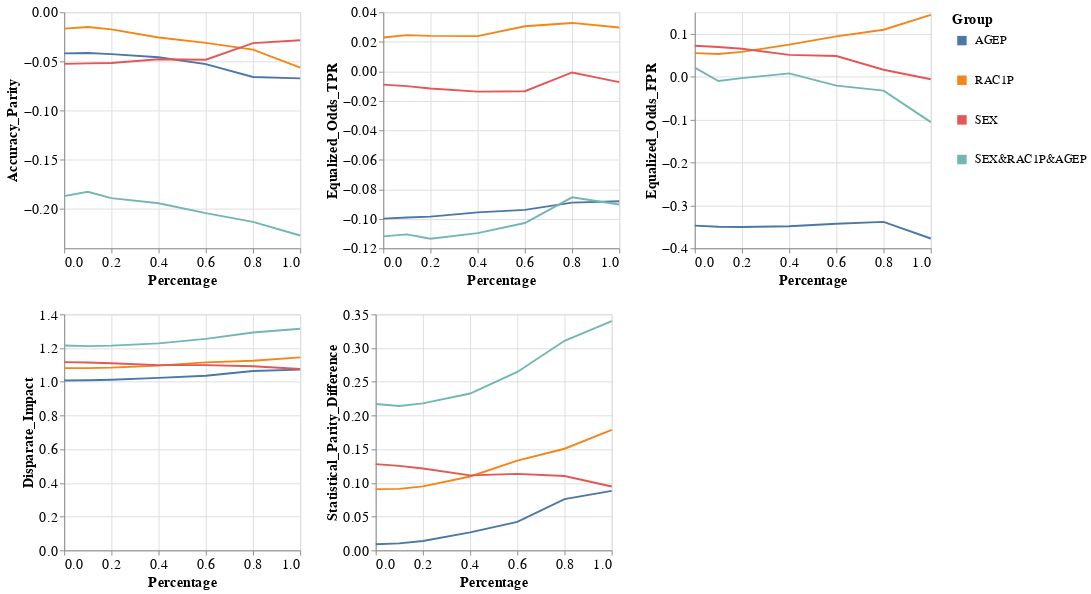

The cell this chart's notebook holds for it:
### Code cell
visualizer.create_groups_grid_pct_lines_plot(model_name=MODEL_NAMES[0],
                                             target_preprocessing_technique=PREPROCESSING_TECHNIQUES[0],
                                             group_metrics_type='fairness')

### Figure 1 — Vega-Lite specification as saved in the notebook (floating-point values rounded to 4 significant figures)
{"config": {"view": {"continuousWidth": 400, "continuousHeight": 300}, "axis": {"labelFontSize": 15, "titleFontSize": 15}, "legend": {"labelFontSize": 13, "symbolStrokeWidth": 10, "titleFontSize": 15}}, "vconcat": [{"hconcat": [{"mark": "line", "encoding": {"color": {"field": "Group", "type": "nominal"}, "x": {"field": "Percentage", "type": "quantitative"}, "y": {"field": "Metric_Value", "title": "Accuracy_Parity", "type": "quantitative"}}, "height": 250, "width": 250}, {"data": {"name": "data-abbb19f7cd8b4ac131699c203c7b8a3b"}, "mark": "line", "encoding": {"color": {"field": "Group", "type": "nominal"}, "x": {"field": "Percentage", "type": "quantitative"}, "y": {"field": "Metric_Value", "title": "Equalized_Odds_TPR", "type": "quantitative"}}, "height": 250, "width": 250}, {"data": {"name": "data-bd37c0c16eb616894363a6ff11b35b16"}, "mark": "line", "encoding": {"color": {"field": "Group", "type": "nominal"}, "x": {"field": "Percentage", "type": "quantitative"}, "y": {"field": "Metric_Value", "title": "Equalized_Odds_FPR", "type": "quantitative"}}, "height": 250, "width": 250}]}, {"hconcat": [{"mark": "line", "encoding": {"color": {"field": "Group", "type": "nominal"}, "x": {"field": "Percentage", "type": "quantitative"}, "y": {"field": "Metric_Value", "title": "Disparate_Impact", "type": "quantitative"}}, "height": 250, "width": 250}, {"data": {"name": "data-4f7efd3dd78144685825317063d654ca"}, "mark": "line", "encoding": {"color": {"field": "Group", "type": "nominal"}, "x": {"field": "Percentage", "type": "quantitative"}, "y": {"field": "Metric_Value", "title": "Statistical_Parity_Difference", "type": "quantitative"}}, "height": 250, "width": 250}], "data": {"name": "data-da896e51fd2f7c66858a72775d65387b"}}], "data": {"name": "data-1cc0f7daab5854af38b90cccf8be8e16"}, "$schema": "https://vega.github.io/schema/vega-lite/v4.17.0.json", "datasets": {"data-1cc0f7daab5854af38b90cccf8be8e16": [{"Model_Name": "DecisionTreeClassifier", "Metric": "Accuracy_Parity", "Group": "AGEP", "Metric_Value": -0.0418, "Percentage": 0.0}, {"Model_Name": "DecisionTreeClassifier", "Metric": "Accuracy_Parity", "Group": "RAC1P", "Metric_Value": -0.01658, "Percentage": 0.0}, {"Model_Name": "DecisionTreeClassifier", "Metric": "Accuracy_Parity", "Group": "SEX", "Metric_Value": -0.05246, "Percentage": 0.0}, {"Model_Name": "DecisionTreeClassifier", "Metric": "Accuracy_Parity", "Group": "SEX&RAC1P&AGEP", "Metric_Value": -0.187, "Percentage": 0.0}, {"Model_Name": "DecisionTreeClassifier", "Metric": "Accuracy_Parity", "Group": "AGEP", "Metric_Value": -0.04136, "Percentage": 0.1}, {"Model_Name": "DecisionTreeClassifier", "Metric": "Accuracy_Parity", "Group": "RAC1P", "Metric_Value": -0.01493, "Percentage": 0.1}, {"Model_Name": "DecisionTreeClassifier", "Metric": "Accuracy_Parity", "Group": "SEX", "Metric_Value": -0.05203, "Percentage": 0.1}, {"Model_Name": "DecisionTreeClassifier", "Metric": "Accuracy_Parity", "Group": "SEX&RAC1P&AGEP", "Metric_Value": -0.1826, "Percentage": 0.1}, {"Model_Name": "DecisionTreeClassifier", "Metric": "Accuracy_Parity", "Group": "AGEP", "Metric_Value": -0.04256, "Percentage": 0.2}, {"Model_Name": "DecisionTreeClassifier", "Metric": "Accuracy_Parity", "Group": "RAC1P", "Metric_Value": -0.01745, "Percentage": 0.2}, {"Model_Name": "DecisionTreeClassifier", "Metric": "Accuracy_Parity", "Group": "SEX", "Metric_Value": -0.05158, "Percentage": 0.2}, {"Model_Name": "DecisionTreeClassifier", "Metric": "Accuracy_Parity", "Group": "SEX&RAC1P&AGEP", "Metric_Value": -0.189, "Percentage": 0.2}, {"Model_Name": "DecisionTreeClassifier", "Metric": "Accuracy_Parity", "Group": "AGEP", "Metric_Value": -0.04574, "Percentage": 0.4}, {"Model_Name": "DecisionTreeClassifier", "Metric": "Accuracy_Parity", "Group": "RAC1P", "Metric_Value": -0.0256, "Percentage": 0.4}, {"Model_Name": "DecisionTreeClassifier", "Metric": "Accuracy_Parity", "Group": "SEX", "Metric_Value": -0.04783, "Percentage": 0.4}, {"Model_Name": "DecisionTreeClassifier", "Metric": "Accuracy_Parity", "Group": "SEX&RAC1P&AGEP", "Metric_Value": -0.1942, "Percentage": 0.4}, {"Model_Name": "DecisionTreeClassifier", "Metric": "Accuracy_Parity", "Group": "AGEP", "Metric_Value": -0.05278, "Percentage": 0.6}, {"Model_Name": "DecisionTreeClassifier", "Metric": "Accuracy_Parity", "Group": "RAC1P", "Metric_Value": -0.03107, "Percentage": 0.6}, {"Model_Name": "DecisionTreeClassifier", "Metric": "Accuracy_Parity", "Group": "SEX", "Metric_Value": -0.04829, "Percentage": 0.6}, {"Model_Name": "DecisionTreeClassifier", "Metric": "Accuracy_Parity", "Group": "SEX&RAC1P&AGEP", "Metric_Value": -0.2042, "Percentage": 0.6}, {"Model_Name": "DecisionTreeClassifier", "Metric": "Accuracy_Parity", "Group": "AGEP", "Metric_Value": -0.06586, "Percentage": 0.8}, {"Model_Name": "DecisionTreeClassifier", "Metric": "Accuracy_Parity", "Group": "RAC1P", "Metric_Value": -0.03795, "Percentage": 0.8}, {"Model_Name": "DecisionTreeClassifier", "Metric": "Accuracy_Parity", "Group": "SEX", "Metric_Value": -0.03133, "Percentage": 0.8}, {"Model_Name": "DecisionTreeClassifier", "Metric": "Accuracy_Parity", "Group": "SEX&RAC1P&AGEP", "Metric_Value": -0.2131, "Percentage": 0.8}, {"Model_Name": "DecisionTreeClassifier", "Metric": "Accuracy_Parity", "Group": "AGEP", "Metric_Value": -0.06722, "Percentage": 1.0}, {"Model_Name": "DecisionTreeClassifier", "Metric": "Accuracy_Parity", "Group": "RAC1P", "Metric_Value": -0.05626, "Percentage": 1.0}, {"Model_Name": "DecisionTreeClassifier", "Metric": "Accuracy_Parity", "Group": "SEX", "Metric_Value": -0.02841, "Percentage": 1.0}, {"Model_Name": "DecisionTreeClassifier", "Metric": "Accuracy_Parity", "Group": "SEX&RAC1P&AGEP", "Metric_Value": -0.227, "Percentage": 1.0}], "data-abbb19f7cd8b4ac131699c203c7b8a3b": [{"Model_Name": "DecisionTreeClassifier", "Metric": "Equalized_Odds_TPR", "Group": "AGEP", "Metric_Value": -0.09987, "Percentage": 0.0}, {"Model_Name": "DecisionTreeClassifier", "Metric": "Equalized_Odds_TPR", "Group": "RAC1P", "Metric_Value": 0.02286, "Percentage": 0.0}, {"Model_Name": "DecisionTreeClassifier", "Metric": "Equalized_Odds_TPR", "Group": "SEX", "Metric_Value": -0.00902, "Percentage": 0.0}, {"Model_Name": "DecisionTreeClassifier", "Metric": "Equalized_Odds_TPR", "Group": "SEX&RAC1P&AGEP", "Metric_Value": -0.1119, "Percentage": 0.0}, {"Model_Name": "DecisionTreeClassifier", "Metric": "Equalized_Odds_TPR", "Group": "AGEP", "Metric_Value": -0.09916, "Percentage": 0.1}, {"Model_Name": "DecisionTreeClassifier", "Metric": "Equalized_Odds_TPR", "Group": "RAC1P", "Metric_Value": 0.0245, "Percentage": 0.1}, {"Model_Name": "DecisionTreeClassifier", "Metric": "Equalized_Odds_TPR", "Group": "SEX", "Metric_Value": -0.01005, "Percentage": 0.1}, {"Model_Name": "DecisionTreeClassifier", "Metric": "Equalized_Odds_TPR", "Group": "SEX&RAC1P&AGEP", "Metric_Value": -0.1106, "Percentage": 0.1}, {"Model_Name": "DecisionTreeClassifier", "Metric": "Equalized_Odds_TPR", "Group": "AGEP", "Metric_Value": -0.09856, "Percentage": 0.2}, {"Model_Name": "DecisionTreeClassifier", "Metric": "Equalized_Odds_TPR", "Group": "RAC1P", "Metric_Value": 0.024, "Percentage": 0.2}, {"Model_Name": "DecisionTreeClassifier", "Metric": "Equalized_Odds_TPR", "Group": "SEX", "Metric_Value": -0.01169, "Percentage": 0.2}, {"Model_Name": "DecisionTreeClassifier", "Metric": "Equalized_Odds_TPR", "Group": "SEX&RAC1P&AGEP", "Metric_Value": -0.1135, "Percentage": 0.2}, {"Model_Name": "DecisionTreeClassifier", "Metric": "Equalized_Odds_TPR", "Group": "AGEP", "Metric_Value": -0.09565, "Percentage": 0.4}, {"Model_Name": "DecisionTreeClassifier", "Metric": "Equalized_Odds_TPR", "Group": "RAC1P", "Metric_Value": 0.02382, "Percentage": 0.4}, {"Model_Name": "DecisionTreeClassifier", "Metric": "Equalized_Odds_TPR", "Group": "SEX", "Metric_Value": -0.01383, "Percentage": 0.4}, {"Model_Name": "DecisionTreeClassifier", "Metric": "Equalized_Odds_TPR", "Group": "SEX&RAC1P&AGEP", "Metric_Value": -0.1097, "Percentage": 0.4}, {"Model_Name": "DecisionTreeClassifier", "Metric": "Equalized_Odds_TPR", "Group": "AGEP", "Metric_Value": -0.09399, "Percentage": 0.6}, {"Model_Name": "DecisionTreeClassifier", "Metric": "Equalized_Odds_TPR", "Group": "RAC1P", "Metric_Value": 0.0305, "Percentage": 0.6}, {"Model_Name": "DecisionTreeClassifier", "Metric": "Equalized_Odds_TPR", "Group": "SEX", "Metric_Value": -0.01351, "Percentage": 0.6}, {"Model_Name": "DecisionTreeClassifier", "Metric": "Equalized_Odds_TPR", "Group": "SEX&RAC1P&AGEP", "Metric_Value": -0.1029, "Percentage": 0.6}, {"Model_Name": "DecisionTreeClassifier", "Metric": "Equalized_Odds_TPR", "Group": "AGEP", "Metric_Value": -0.08907, "Percentage": 0.8}, {"Model_Name": "DecisionTreeClassifier", "Metric": "Equalized_Odds_TPR", "Group": "RAC1P", "Metric_Value": 0.03277, "Percentage": 0.8}, {"Model_Name": "DecisionTreeClassifier", "Metric": "Equalized_Odds_TPR", "Group": "SEX", "Metric_Value": -0.0008213, "Percentage": 0.8}, {"Model_Name": "DecisionTreeClassifier", "Metric": "Equalized_Odds_TPR", "Group": "SEX&RAC1P&AGEP", "Metric_Value": -0.08545, "Percentage": 0.8}, {"Model_Name": "DecisionTreeClassifier", "Metric": "Equalized_Odds_TPR", "Group": "AGEP", "Metric_Value": -0.08812, "Percentage": 1.0}, {"Model_Name": "DecisionTreeClassifier", "Metric": "Equalized_Odds_TPR", "Group": "RAC1P", "Metric_Value": 0.02967, "Percentage": 1.0}, {"Model_Name": "DecisionTreeClassifier", "Metric": "Equalized_Odds_TPR", "Group": "SEX", "Metric_Value": -0.007385, "Percentage": 1.0}, {"Model_Name": "DecisionTreeClassifier", "Metric": "Equalized_Odds_TPR", "Group": "SEX&RAC1P&AGEP", "Metric_Value": -0.0903, "Percentage": 1.0}], "data-bd37c0c16eb616894363a6ff11b35b16": [{"Model_Name": "DecisionTreeClassifier", "Metric": "Equalized_Odds_FPR", "Group": "AGEP", "Metric_Value": -0.3471, "Percentage": 0.0}, {"Model_Name": "DecisionTreeClassifier", "Metric": "Equalized_Odds_FPR", "Group": "RAC1P", "Metric_Value": 0.05471, "Percentage": 0.0}, {"Model_Name": "DecisionTreeClassifier", "Metric": "Equalized_Odds_FPR", "Group": "SEX", "Metric_Value": 0.07194, "Percentage": 0.0}, {"Model_Name": "DecisionTreeClassifier", "Metric": "Equalized_Odds_FPR", "Group": "SEX&RAC1P&AGEP", "Metric_Value": 0.02106, "Percentage": 0.0}, {"Model_Name": "DecisionTreeClassifier", "Metric": "Equalized_Odds_FPR", "Group": "AGEP", "Metric_Value": -0.3499, "Percentage": 0.1}, {"Model_Name": "DecisionTreeClassifier", "Metric": "Equalized_Odds_FPR", "Group": "RAC1P", "Metric_Value": 0.0529, "Percentage": 0.1}, {"Model_Name": "DecisionTreeClassifier", "Metric": "Equalized_Odds_FPR", "Group": "SEX", "Metric_Value": 0.06916, "Percentage": 0.1}, {"Model_Name": "DecisionTreeClassifier", "Metric": "Equalized_Odds_FPR", "Group": "SEX&RAC1P&AGEP", "Metric_Value": -0.01019, "Percentage": 0.1}, {"Model_Name": "DecisionTreeClassifier", "Metric": "Equalized_Odds_FPR", "Group": "AGEP", "Metric_Value": -0.3503, "Percentage": 0.2}, {"Model_Name": "DecisionTreeClassifier", "Metric": "Equalized_Odds_FPR", "Group": "RAC1P", "Metric_Value": 0.05759, "Percentage": 0.2}, {"Model_Name": "DecisionTreeClassifier", "Metric": "Equalized_Odds_FPR", "Group": "SEX", "Metric_Value": 0.06503, "Percentage": 0.2}, {"Model_Name": "DecisionTreeClassifier", "Metric": "Equalized_Odds_FPR", "Group": "SEX&RAC1P&AGEP", "Metric_Value": -0.003397, "Percentage": 0.2}, {"Model_Name": "DecisionTreeClassifier", "Metric": "Equalized_Odds_FPR", "Group": "AGEP", "Metric_Value": -0.3486, "Percentage": 0.4}, {"Model_Name": "DecisionTreeClassifier", "Metric": "Equalized_Odds_FPR", "Group": "RAC1P", "Metric_Value": 0.07466, "Percentage": 0.4}, {"Model_Name": "DecisionTreeClassifier", "Metric": "Equalized_Odds_FPR", "Group": "SEX", "Metric_Value": 0.05081, "Percentage": 0.4}, {"Model_Name": "DecisionTreeClassifier", "Metric": "Equalized_Odds_FPR", "Group": "SEX&RAC1P&AGEP", "Metric_Value": 0.007473, "Percentage": 0.4}, {"Model_Name": "DecisionTreeClassifier", "Metric": "Equalized_Odds_FPR", "Group": "AGEP", "Metric_Value": -0.3428, "Percentage": 0.6}, {"Model_Name": "DecisionTreeClassifier", "Metric": "Equalized_Odds_FPR", "Group": "RAC1P", "Metric_Value": 0.09383, "Percentage": 0.6}, {"Model_Name": "DecisionTreeClassifier", "Metric": "Equalized_Odds_FPR", "Group": "SEX", "Metric_Value": 0.04812, "Percentage": 0.6}, {"Model_Name": "DecisionTreeClassifier", "Metric": "Equalized_Odds_FPR", "Group": "SEX&RAC1P&AGEP", "Metric_Value": -0.02106, "Percentage": 0.6}, {"Model_Name": "DecisionTreeClassifier", "Metric": "Equalized_Odds_FPR", "Group": "AGEP", "Metric_Value": -0.3385, "Percentage": 0.8}, {"Model_Name": "DecisionTreeClassifier", "Metric": "Equalized_Odds_FPR", "Group": "RAC1P", "Metric_Value": 0.1092, "Percentage": 0.8}, {"Model_Name": "DecisionTreeClassifier", "Metric": "Equalized_Odds_FPR", "Group": "SEX", "Metric_Value": 0.01606, "Percentage": 0.8}, {"Model_Name": "DecisionTreeClassifier", "Metric": "Equalized_Odds_FPR", "Group": "SEX&RAC1P&AGEP", "Metric_Value": -0.03261, "Percentage": 0.8}, {"Model_Name": "DecisionTreeClassifier", "Metric": "Equalized_Odds_FPR", "Group": "AGEP", "Metric_Value": -0.3772, "Percentage": 1.0}, {"Model_Name": "DecisionTreeClassifier", "Metric": "Equalized_Odds_FPR", "Group": "RAC1P", "Metric_Value": 0.1441, "Percentage": 1.0}, {"Model_Name": "DecisionTreeClassifier", "Metric": "Equalized_Odds_FPR", "Group": "SEX", "Metric_Value": -0.006163, "Percentage": 1.0}, {"Model_Name": "DecisionTreeClassifier", "Metric": "Equalized_Odds_FPR", "Group": "SEX&RAC1P&AGEP", "Metric_Value": -0.106, "Percentage": 1.0}], "data-da896e51fd2f7c66858a72775d65387b": [{"Model_Name": "DecisionTreeClassifier", "Metric": "Disparate_Impact", "Group": "AGEP", "Metric_Value": 1.008, "Percentage": 0.0}, {"Model_Name": "DecisionTreeClassifier", "Metric": "Disparate_Impact", "Group": "RAC1P", "Metric_Value": 1.081, "Percentage": 0.0}, {"Model_Name": "DecisionTreeClassifier", "Metric": "Disparate_Impact", "Group": "SEX", "Metric_Value": 1.117, "Percentage": 0.0}, {"Model_Name": "DecisionTreeClassifier", "Metric": "Disparate_Impact", "Group": "SEX&RAC1P&AGEP", "Metric_Value": 1.215, "Percentage": 0.0}, {"Model_Name": "DecisionTreeClassifier", "Metric": "Disparate_Impact", "Group": "AGEP", "Metric_Value": 1.009, "Percentage": 0.1}, {"Model_Name": "DecisionTreeClassifier", "Metric": "Disparate_Impact", "Group": "RAC1P", "Metric_Value": 1.081, "Percentage": 0.1}, {"Model_Name": "DecisionTreeClassifier", "Metric": "Disparate_Impact", "Group": "SEX", "Metric_Value": 1.114, "Percentage": 0.1}, {"Model_Name": "DecisionTreeClassifier", "Metric": "Disparate_Impact", "Group": "SEX&RAC1P&AGEP", "Metric_Value": 1.211, "Percentage": 0.1}, {"Model_Name": "DecisionTreeClassifier", "Metric": "Disparate_Impact", "Group": "AGEP", "Metric_Value": 1.012, "Percentage": 0.2}, {"Model_Name": "DecisionTreeClassifier", "Metric": "Disparate_Impact", "Group": "RAC1P", "Metric_Value": 1.084, "Percentage": 0.2}, {"Model_Name": "DecisionTreeClassifier", "Metric": "Disparate_Impact", "Group": "SEX", "Metric_Value": 1.11, "Percentage": 0.2}, {"Model_Name": "DecisionTreeClassifier", "Metric": "Disparate_Impact", "Group": "SEX&RAC1P&AGEP", "Metric_Value": 1.214, "Percentage": 0.2}, {"Model_Name": "DecisionTreeClassifier", "Metric": "Disparate_Impact", "Group": "AGEP", "Metric_Value": 1.023, "Percentage": 0.4}, {"Model_Name": "DecisionTreeClassifier", "Metric": "Disparate_Impact", "Group": "RAC1P", "Metric_Value": 1.096, "Percentage": 0.4}, {"Model_Name": "DecisionTreeClassifier", "Metric": "Disparate_Impact", "Group": "SEX", "Metric_Value": 1.099, "Percentage": 0.4}, {"Model_Name": "DecisionTreeClassifier", "Metric": "Disparate_Impact", "Group": "SEX&RAC1P&AGEP", "Metric_Value": 1.228, "Percentage": 0.4}, {"Model_Name": "DecisionTreeClassifier", "Metric": "Disparate_Impact", "Group": "AGEP", "Metric_Value": 1.036, "Percentage": 0.6}, {"Model_Name": "DecisionTreeClassifier", "Metric": "Disparate_Impact", "Group": "RAC1P", "Metric_Value": 1.115, "Percentage": 0.6}, {"Model_Name": "DecisionTreeClassifier", "Metric": "Disparate_Impact", "Group": "SEX", "Metric_Value": 1.099, "Percentage": 0.6}, {"Model_Name": "DecisionTreeClassifier", "Metric": "Disparate_Impact", "Group": "SEX&RAC1P&AGEP", "Metric_Value": 1.254, "Percentage": 0.6}, {"Model_Name": "DecisionTreeClassifier", "Metric": "Disparate_Impact", "Group": "AGEP", "Metric_Value": 1.064, "Percentage": 0.8}, {"Model_Name": "DecisionTreeClassifier", "Metric": "Disparate_Impact", "Group": "RAC1P", "Metric_Value": 1.125, "Percentage": 0.8}, {"Model_Name": "DecisionTreeClassifier", "Metric": "Disparate_Impact", "Group": "SEX", "Metric_Value": 1.092, "Percentage": 0.8}, {"Model_Name": "DecisionTreeClassifier", "Metric": "Disparate_Impact", "Group": "SEX&RAC1P&AGEP", "Metric_Value": 1.293, "Percentage": 0.8}, {"Model_Name": "DecisionTreeClassifier", "Metric": "Disparate_Impact", "Group": "AGEP", "Metric_Value": 1.072, "Percentage": 1.0}, {"Model_Name": "DecisionTreeClassifier", "Metric": "Disparate_Impact", "Group": "RAC1P", "Metric_Value": 1.145, "Percentage": 1.0}, {"Model_Name": "DecisionTreeClassifier", "Metric": "Disparate_Impact", "Group": "SEX", "Metric_Value": 1.076, "Percentage": 1.0}, {"Model_Name": "DecisionTreeClassifier", "Metric": "Disparate_Impact", "Group": "SEX&RAC1P&AGEP", "Metric_Value": 1.314, "Percentage": 1.0}], "data-4f7efd3dd78144685825317063d654ca": [{"Model_Name": "DecisionTreeClassifier", "Metric": "Statistical_Parity_Difference", "Group": "AGEP", "Metric_Value": 0.009075, "Percentage": 0.0}, {"Model_Name": "DecisionTreeClassifier", "Metric": "Statistical_Parity_Difference", "Group": "RAC1P", "Metric_Value": 0.09086, "Percentage": 0.0}, {"Model_Name": "DecisionTreeClassifier", "Metric": "Statistical_Parity_Difference", "Group": "SEX", "Metric_Value": 0.1279, "Percentage": 0.0}, {"Model_Name": "DecisionTreeClassifier", "Metric": "Statistical_Parity_Difference", "Group": "SEX&RAC1P&AGEP", "Metric_Value": 0.2171, "Percentage": 0.0}, {"Model_Name": "DecisionTreeClassifier", "Metric": "Statistical_Parity_Difference", "Group": "AGEP", "Metric_Value": 0.01039, "Percentage": 0.1}, {"Model_Name": "DecisionTreeClassifier", "Metric": "Statistical_Parity_Difference", "Group": "RAC1P", "Metric_Value": 0.09118, "Percentage": 0.1}, {"Model_Name": "DecisionTreeClassifier", "Metric": "Statistical_Parity_Difference", "Group": "SEX", "Metric_Value": 0.1252, "Percentage": 0.1}, {"Model_Name": "DecisionTreeClassifier", "Metric": "Statistical_Parity_Difference", "Group": "SEX&RAC1P&AGEP", "Metric_Value": 0.2142, "Percentage": 0.1}, {"Model_Name": "DecisionTreeClassifier", "Metric": "Statistical_Parity_Difference", "Group": "AGEP", "Metric_Value": 0.01395, "Percentage": 0.2}, {"Model_Name": "DecisionTreeClassifier", "Metric": "Statistical_Parity_Difference", "Group": "RAC1P", "Metric_Value": 0.09483, "Percentage": 0.2}, {"Model_Name": "DecisionTreeClassifier", "Metric": "Statistical_Parity_Difference", "Group": "SEX", "Metric_Value": 0.1214, "Percentage": 0.2}, {"Model_Name": "DecisionTreeClassifier", "Metric": "Statistical_Parity_Difference", "Group": "SEX&RAC1P&AGEP", "Metric_Value": 0.218, "Percentage": 0.2}, {"Model_Name": "DecisionTreeClassifier", "Metric": "Statistical_Parity_Difference", "Group": "AGEP", "Metric_Value": 0.02673, "Percentage": 0.4}, {"Model_Name": "DecisionTreeClassifier", "Metric": "Statistical_Parity_Difference", "Group": "RAC1P", "Metric_Value": 0.1095, "Percentage": 0.4}, {"Model_Name": "DecisionTreeClassifier", "Metric": "Statistical_Parity_Difference", "Group": "SEX", "Metric_Value": 0.1112, "Percentage": 0.4}, {"Model_Name": "DecisionTreeClassifier", "Metric": "Statistical_Parity_Difference", "Group": "SEX&RAC1P&AGEP", "Metric_Value": 0.2326, "Percentage": 0.4}, {"Model_Name": "DecisionTreeClassifier", "Metric": "Statistical_Parity_Difference", "Group": "AGEP", "Metric_Value": 0.04227, "Percentage": 0.6}, {"Model_Name": "DecisionTreeClassifier", "Metric": "Statistical_Parity_Difference", "Group": "RAC1P", "Metric_Value": 0.1331, "Percentage": 0.6}, {"Model_Name": "DecisionTreeClassifier", "Metric": "Statistical_Parity_Difference", "Group": "SEX", "Metric_Value": 0.1135, "Percentage": 0.6}, {"Model_Name": "DecisionTreeClassifier", "Metric": "Statistical_Parity_Difference", "Group": "SEX&RAC1P&AGEP", "Metric_Value": 0.2646, "Percentage": 0.6}, {"Model_Name": "DecisionTreeClassifier", "Metric": "Statistical_Parity_Difference", "Group": "AGEP", "Metric_Value": 0.0761, "Percentage": 0.8}, {"Model_Name": "DecisionTreeClassifier", "Metric": "Statistical_Parity_Difference", "Group": "RAC1P", "Metric_Value": 0.1507, "Percentage": 0.8}, {"Model_Name": "DecisionTreeClassifier", "Metric": "Statistical_Parity_Difference", "Group": "SEX", "Metric_Value": 0.1103, "Percentage": 0.8}, {"Model_Name": "DecisionTreeClassifier", "Metric": "Statistical_Parity_Difference", "Group": "SEX&RAC1P&AGEP", "Metric_Value": 0.3107, "Percentage": 0.8}, {"Model_Name": "DecisionTreeClassifier", "Metric": "Statistical_Parity_Difference", "Group": "AGEP", "Metric_Value": 0.08829, "Percentage": 1.0}, {"Model_Name": "DecisionTreeClassifier", "Metric": "Statistical_Parity_Difference", "Group": "RAC1P", "Metric_Value": 0.1786, "Percentage": 1.0}, {"Model_Name": "DecisionTreeClassifier", "Metric": "Statistical_Parity_Difference", "Group": "SEX", "Metric_Value": 0.09475, "Percentage": 1.0}, {"Model_Name": "DecisionTreeClassifier", "Metric": "Statistical_Parity_Difference", "Group": "SEX&RAC1P&AGEP", "Metric_Value": 0.3401, "Percentage": 1.0}]}}
